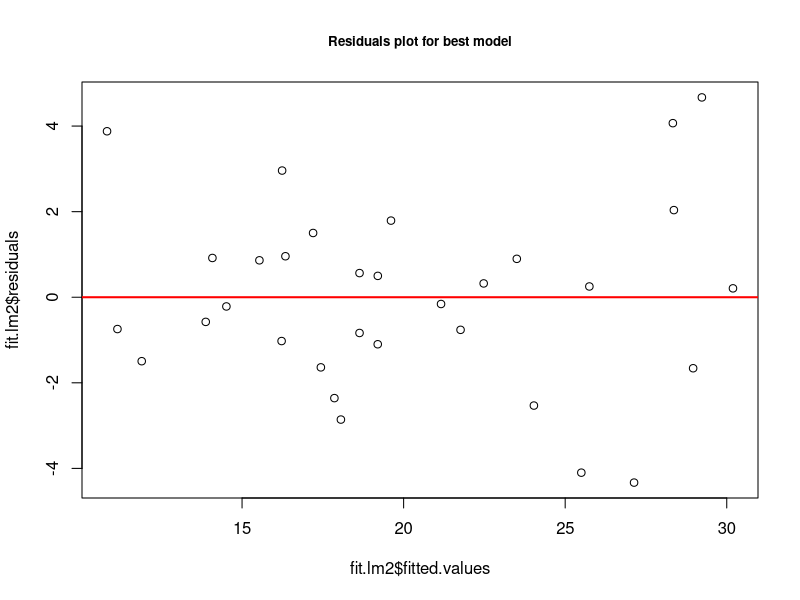

Here is the R script that generated this plot:
## ---- chunk 1
data(mtcars)
str(mtcars)
mtcars$cyl <- as.factor(mtcars$cyl)
mtcars$vs <- as.factor(mtcars$vs)
mtcars$am <- as.factor(mtcars$am)
levels(mtcars$am) <- c("automatic", "manual")
mtcars$gear <- as.factor(mtcars$gear)
mtcars$carb <- as.factor(mtcars$carb)
## ---- chunk 2
fit.lm1 <- lm(mpg ~ am, data = mtcars)
summary(fit.lm1)$coef
## ---- chunk 3
library(leaps)
regfit.full <- regsubsets(mpg ~ ., data = mtcars, nvmax = 16)
reg.summary <- summary(regfit.full)
maxAdjR2 <- which.max(reg.summary$adjr2)
#coef(regfit.full, maxAdjR2)
## ---- chunk 4
fit.lm2 <- lm(mpg ~ I(cyl == 6) + hp + wt + vs + am, data = mtcars)
summary(fit.lm2)$coef
## ---- chunk 5
plot(fit.lm2$fitted.values, fit.lm2$residuals, main = "Residuals plot for best model", cex.main = .8)
abline(h = 0, col = "red", lwd = 2)
